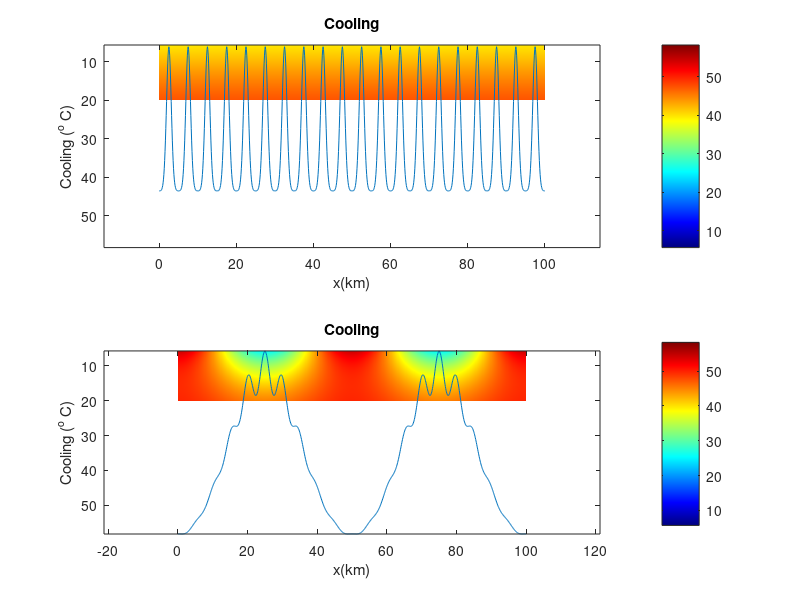

Reproduce this figure in MATLAB.
%% THERMAL EXHUMATION: GEOTHERM COMPUTATION IN THE CASE OF A SINUSOIDAL TOPOGRAPHY (AUTHORS: Philippe Steer, Thomas Bernard)
clear all; close all;

% Heat model variables and parameters
T0     = 0+273.15;                  % Mean surface temperature [K]
qm     = 30e-3;                     % Mantle heat flow [W/m^2]
rhoH0  = 2.0e-6;                    % Surface radiogenic heat production rate per unit mass times rock density [W/m^3]
hr     = 10000;                     % Scale depth of radiogenic heat production [m]
k      = 2.5;                       % Rock conductivity [W/m/K]
beta   = 0;                         % Atmosphere vertical temperature gradient [K/m-1] ref=6.5e-3
% Topography model variables and parameters
x=[0:0.1:100].*1000;                % Horizontal distance [m]
y=[-3:0.01:20].*1000;               % Depth [m]
dh      = 2000 ;                    % Vertical mean erosion [m]
lambda1 = 5000 ;                    % Initial valley wavelength [m]
lambda2 = 50000;                    % Final valley wavelength [m]
h01     = 750  ;                    % Initial valley relief [m]
h02     = 1250 ;                    % Final valley relief [m]
h1=h01.*cos(2.*pi.*x./lambda1);     % Initial surface elevation [m]
h2=h02.*cos(2.*pi.*x./lambda2);     % Final surface elevation [m]

% Computation 2D fields
T1=zeros(numel(y),numel(x));T2=T1;     % 2D temperature field [K]
for i=1:numel(x)
    T1(:,i) = T0 + (qm.*y(:)./k) + (rhoH0.*hr.^2./k).*(1 - exp(-y(:)./hr)) + (beta - qm./k - rhoH0.*hr./k).*h1(i).*exp(-2.*pi.*y(:)./lambda1);       % Initial model
    y2=y(:)-dh;hr2=hr-dh;
    T2(:,i) = T0 + (qm.*y2(:)./k) + (rhoH0.*hr2.^2./k).*(1 - exp(-y2(:)./hr2)) + (beta - qm./k - rhoH0.*hr2./k).*h2(i).*exp(-2.*pi.*y2(:)./lambda2); % Final model - different geometry  (dh and h2)
    T3(:,i) = T0 + (qm.*y2(:)./k) + (rhoH0.*hr2.^2./k).*(1 - exp(-y2(:)./hr2)) + (beta - qm./k - rhoH0.*hr2./k).*h1(i).*exp(-2.*pi.*y2(:)./lambda1);    % Final model - same geometry    (only dh)
    DT12(:,i) = T1(:,i)-T2(:,i);
    DT13(:,i) = T1(:,i)-T3(:,i);
    ind=find(y<h1(i));      T1(ind,i)=NaN;    DT12(ind,i)=NaN;  DT13(ind,i)=NaN;
    ind=find(y<(h2(i)+dh)); T2(ind,i)=NaN;    DT12(ind,i)=NaN;
    ind=find(y<(h1(i)+dh)); T3(ind,i)=NaN;                      DT13(ind,i)=NaN;
end
% Computations thermal exhumation in surface (1D)
t12=zeros(size(x));t22=t12;t13=t12;dt33=t12;dt12=t12;dt13=t12;
for i=1:numel(x)
    temp=(h2(i)+dh)-y;temp(temp>0)=1e32;[~,ind]=min(abs(temp));
    t12(i)=T1(ind,i);   t22(i)=T2(ind,i);    dt12(i)=t12(i)-t22(i);
    temp=(h1(i)+dh)-y;temp(temp>0)=1e32; [~,ind]=min(abs(temp));
    t13(i)=T1(ind,i);   t33(i)=T3(ind,i);    dt13(i)=t13(i)-t33(i);
end

% Plot
irelief=3;cmap=colormap(jet(2048));cmap(1,:)=1;
subplot(2,1,1); imagesc(x./1000,y./1000,T1-273.15); colormap(cmap);colorbar; hold on; plot(x./1000,h1./1000,'-k');                             axis equal tight; caxis([T0-273.15 max(max(T1-273.15))]); xlabel('x(km)');ylabel('y (km)'); title('Initial temperature');
subplot(2,1,2); imagesc(x./1000,y./1000,T1-273.15); colormap(cmap);colorbar; hold on; plot(x./1000,h1./1000,'-k');                             axis equal tight; caxis([T0-273.15 max(max(T1-273.15))]); xlabel('x(km)');ylabel('y (km)'); title('Initial temperature');
% % print('-dpdf','-painters',['Figure/Exhumation_model_ini_dh=' num2str(dh)  '_h1=' num2str(h01) '_h2=' num2str(h02) '_l1=' num2str(lambda1) '_l2=' num2str(lambda2)  ]);close;
subplot(2,1,1); imagesc(x./1000,y./1000,T3-273.15); colormap(cmap);colorbar; hold on; plot(x./1000,(h1+dh)./1000,'--k');                       axis equal tight; caxis([T0-273.15 max(max(T1-273.15))]); xlabel('x(km)');ylabel('y (km)'); title('Final temperature');
subplot(2,1,2); imagesc(x./1000,y./1000,T2-273.15); colormap(cmap);colorbar; hold on; plot(x./1000,(h2+dh)./1000,'--k');                       axis equal tight; caxis([T0-273.15 max(max(T1-273.15))]); xlabel('x(km)');ylabel('y (km)'); title('Final temperature');
% % print('-dpdf','-painters',['Figure/Exhumation_model_final_dh=' num2str(dh)  '_h1=' num2str(h01) '_h2=' num2str(h02) '_l1=' num2str(lambda1) '_l2=' num2str(lambda2)  ]);close;
subplot(2,1,1); imagesc(x./1000,y./1000,DT13);    colormap(cmap);colorbar;   hold on; plot(x./1000,h1./1000,'-k',x./1000,(h1+dh)./1000,'--k'); axis equal tight; caxis([ min(min(min(DT13)),min(min(DT12))) max(max(max(DT13)),max(max(DT12)))]); xlabel('x(km)');ylabel('y (km)'); title('Cooling');
subplot(2,1,2); imagesc(x./1000,y./1000,DT12);    colormap(cmap);colorbar;   hold on; plot(x./1000,h1./1000,'-k',x./1000,(h2+dh)./1000,'--k'); axis equal tight; caxis([ min(min(min(DT13)),min(min(DT12))) max(max(max(DT13)),max(max(DT12)))]); xlabel('x(km)');ylabel('y (km)'); title('Cooling');
% % print('-dpdf','-painters',['Figure/Exhumation_model_cooling_dh=' num2str(dh)  '_h1=' num2str(h01) '_h2=' num2str(h02) '_l1=' num2str(lambda1) '_l2=' num2str(lambda2)  ]);close;
subplot(2,1,1); plot(x./1000,dt13);ylim([ min(min(min(DT13)),min(min(DT12))) max(max(max(DT13)),max(max(DT12)))]); xlabel('x(km)');ylabel('Cooling (^o C)');
subplot(2,1,2); plot(x./1000,dt12);ylim([ min(min(min(DT13)),min(min(DT12))) max(max(max(DT13)),max(max(DT12)))]); xlabel('x(km)');ylabel('Cooling (^o C)');
% % print('-dpdf','-painters',['Figure/Exhumation_model_coolinglines_dh=' num2str(dh)  '_h1=' num2str(h01) '_h2=' num2str(h02) '_l1=' num2str(lambda1) '_l2=' num2str(lambda2)  ]);close;
